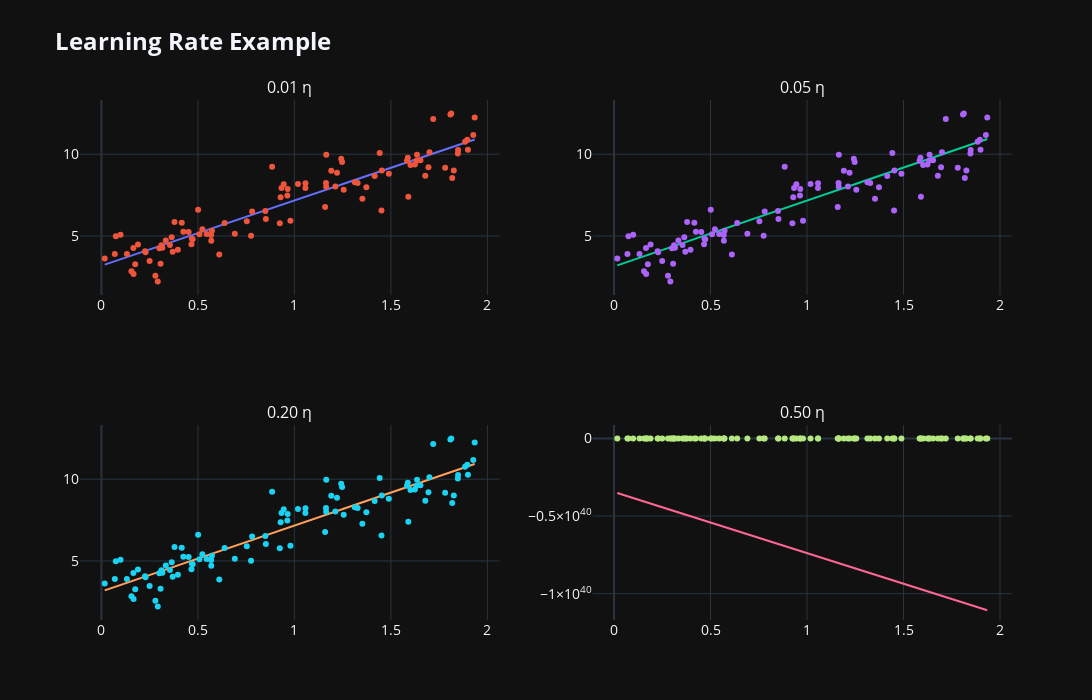

The notebook cell saved with this chart:
### Code cell
# Learning Rate Example

X = 2 * np.random.rand(100, 1)
y = 4 * X + 3 + np.random.randn(100, 1)
X_b = np.c_[np.ones((100, 1)), X]

fig = make_subplots(
    rows=2, 
    cols=2,
    subplot_titles=("0.01 η", "0.05 η", "0.20 η", "0.50 η")
)

learning_rates = [0.01, 0.05, 0.20, 0.50]
positions = [(1,1), (1,2), (2,1), (2,2)]

for lr, (r, c) in zip(learning_rates, positions):
    theta = gradient_descent(X_b, y, lr, 1000)
    b1 = theta[1][0]
    b0 = theta[0][0]

    fig.add_trace(go.Scatter(x=X.flatten(), y=(b1*X+b0).flatten()), row=r, col=c)
    fig.add_trace(go.Scatter(x=X.flatten(), y=y.flatten(), mode='markers'), row=r, col=c)

fig.update_layout(
    height=700, 
    width=1200,
    title=dict(text="<b>Learning Rate Example</b>", font=dict(size=24)),
    font=dict(size=14),
    template="plotly_dark",
    showlegend=False
)

fig.show()
